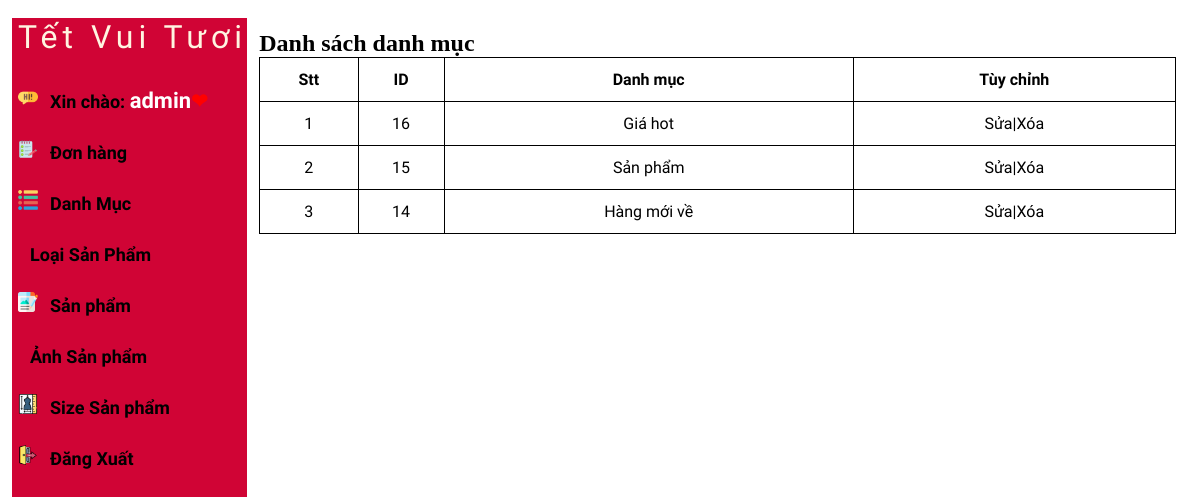
/admin/cartegorylist.php (signed in), run on the app's committed database.
### tables this page shows
CREATE TABLE IF NOT EXISTS `tbl_danhmuc` (
  `danhmuc_id` int NOT NULL AUTO_INCREMENT,
  `danhmuc_ten` varchar(255) NOT NULL,
  PRIMARY KEY (`danhmuc_id`)
);

### admin/lib/database.php (called while the page is built, shortened)
<?php
Class Database{
   public $host   = DB_HOST;
   public $user   = DB_USER;
   public $pass   = DB_PASS;
   public $dbname = DB_NAME;
   public $link;
private function connectDB(){
   $this->link = new mysqli($this->host, $this->user, $this->pass,
    $this->dbname);
 }
public function select($query){
  mysqli_set_charset($this->link,'UTF8');
  $result = $this->link->query($query) or
   die($this->link->error.__LINE__);
  if($result->num_rows > 0){
    return $result;
  } else {
    return false;
  }
 }
}

### admin/class/cartegory_class.php (called while the page is built, shortened)
<?php
class cartegoty
{
   private $db;
   public function __construct()
   {
       $this ->db = new Database();
   }
   public function show_cartegory(){
       $query = "SELECT * FROM tbl_danhmuc ORDER BY danhmuc_id DESC";
       $result = $this -> db ->select($query);
       return $result;
   }
   }
?>

### admin/cartegorylist.php (the view, shortened to what this page needs)
<?php
include "header.php";
include "leftside.php";
$cartegory = new cartegoty;
$show_cartegory = $cartegory -> show_cartegory()
?>
       <div class="admin-content-right">
            <div class="table-content">
                <h1>Danh sách danh mục</h1>
                <table>
                    <tr>
                        <th>Stt</th>
                        <th>ID</th>
                        <th>Danh mục</th>
                        <th>Tùy chỉnh</th>
                    </tr>
                    <?php
                    if($show_cartegory){$i=0; while($result= $show_cartegory->fetch_assoc()){
                        $i++
                    ?>
                    <tr>
                        <td> <?php echo $i ?></td>
                        <td> <?php echo $result['danhmuc_id'] ?></td>
                        <td> <?php echo $result['danhmuc_ten']  ?></td>
                        <td><a href="cartegoryedit.php?danhmuc_id=<?php echo $result['danhmuc_id'] ?>">Sửa</a>|<a href="cartegorydelete.php?danhmuc_id=<?php echo $result['danhmuc_id'] ?>">Xóa</a></td>
                    </tr>
                    <?php
                     }}
                    ?>
                </table>
               </div>
        </div>
    </section>
</body>
</html>

### admin/css/style.css (style rules this page uses)
:root { --maincolor: #FFF5E1; --subcolor: #FFF5E1; }
* { padding: 0; margin: 0; box-sizing: border-box; }
a { text-decoration: none; color: black; }
.admin-content-right { width: 80%; background-color: white; padding: 12px 12px; height: 100vh; overflow-y: scroll; }
.table-content table { width: 100%; }
.table-content table,th,td { text-align: center; border: 1px solid black; border-collapse: collapse; padding: 12px 0; font-family: 'Bona Nova', serif; }

### data on the page
tbl_danhmuc: danhmuc_id "16", danhmuc_ten "Giá hot"
tbl_danhmuc: danhmuc_id "15", danhmuc_ten "Sản phẩm"
tbl_danhmuc: danhmuc_id "14", danhmuc_ten "Hàng mới về"

### other printed values
Session::get('admin_name') "admin"
